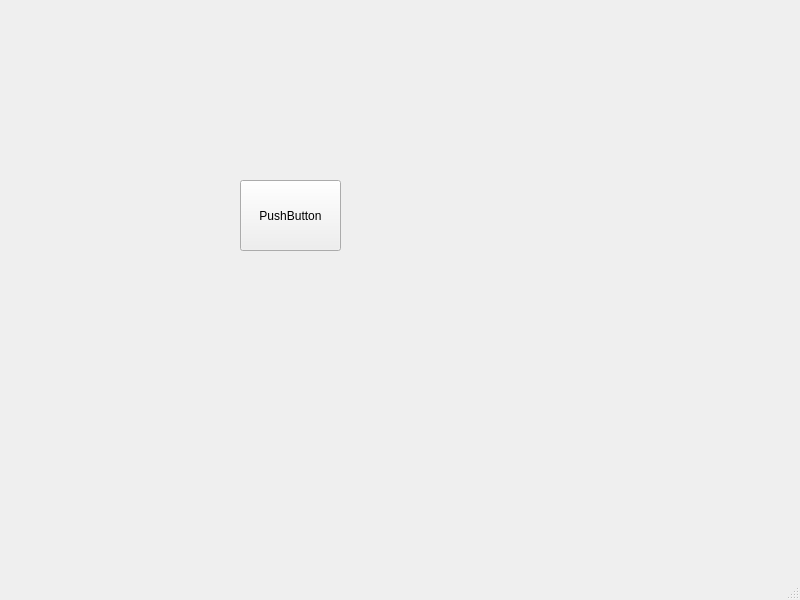
<?xml version="1.0" encoding="UTF-8"?>
<ui version="4.0">
 <class>MainWindow</class>
 <widget class="QMainWindow" name="MainWindow">
  <property name="geometry">
   <rect>
    <x>0</x>
    <y>0</y>
    <width>800</width>
    <height>600</height>
   </rect>
  </property>
  <property name="windowTitle">
   <string>MainWindow</string>
  </property>
  <widget class="QWidget" name="centralwidget">
   <widget class="QPushButton" name="pushButton">
    <property name="geometry">
     <rect>
      <x>240</x>
      <y>180</y>
      <width>101</width>
      <height>71</height>
     </rect>
    </property>
    <property name="text">
     <string>PushButton</string>
    </property>
   </widget>
  </widget>
  <widget class="QMenuBar" name="menubar">
   <property name="geometry">
    <rect>
     <x>0</x>
     <y>0</y>
     <width>800</width>
     <height>21</height>
    </rect>
   </property>
  </widget>
  <widget class="QStatusBar" name="statusbar"/>
 </widget>
 <resources/>
 <connections/>
</ui>
